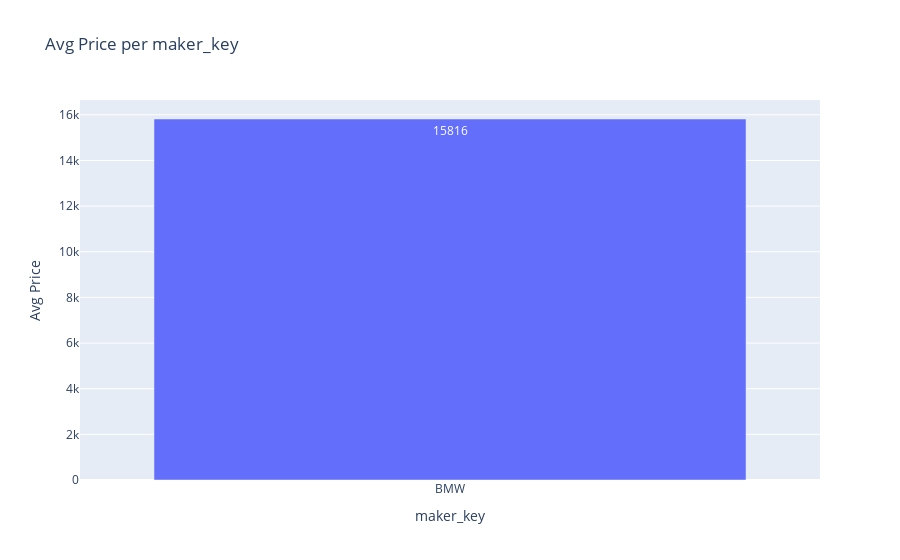
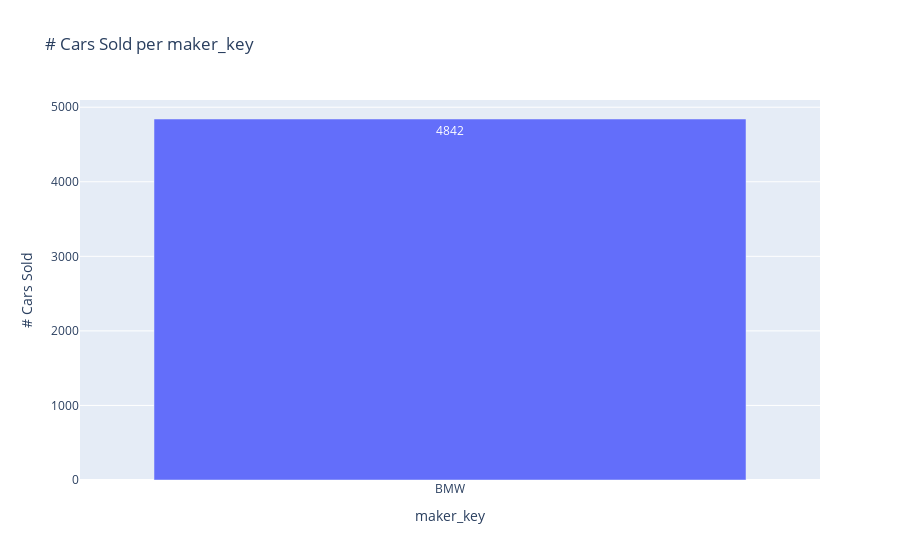
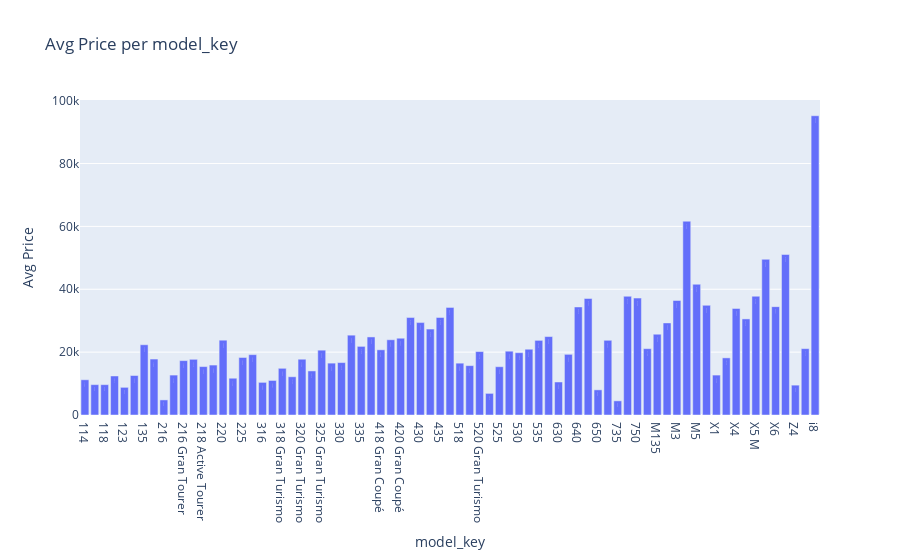
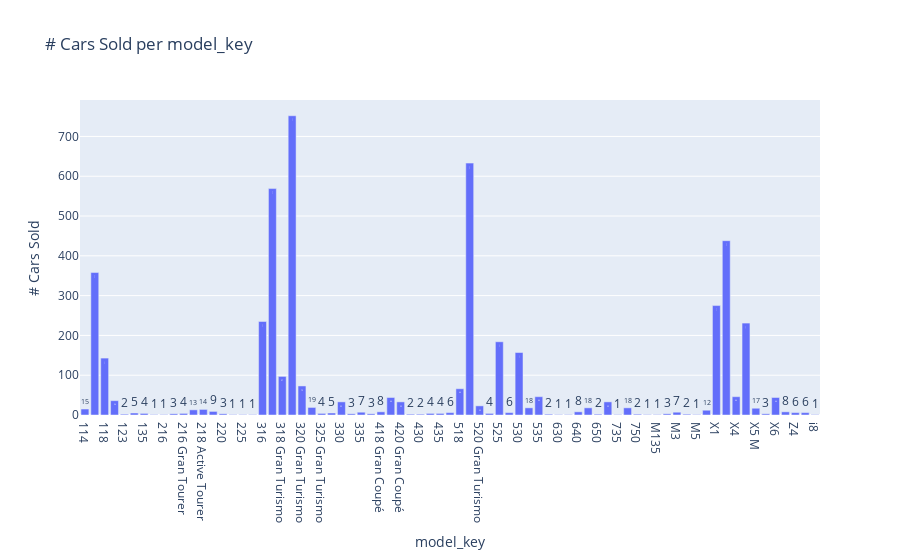

The notebook cell these images were saved under, in order:
### Markdown cell above
Plot aggregated data

### Code cell
def aggregate_data(dataframe, column, aggregation):
    if aggregation == 'count':
        dataframe_agg = dataframe.groupby(dataframe[column]).size().reset_index(name='count')
        dataframe_agg = dataframe_agg.sort_values(by = column)
    else:        
        dataframe_agg = dataframe.groupby(dataframe[column]).agg({'price':aggregation}).reset_index()
        dataframe_agg = dataframe_agg.sort_values(by = column)
    return dataframe_agg

def plot_data(df, x, y):
    if y == 'count':
        fig = px.bar(df, x=x, y='count', title=f'# Cars Sold per {x}')
        fig.update_traces(texttemplate='%{y}')
        fig.update_layout(
            xaxis_title=x,
            yaxis_title='# Cars Sold',
            hovermode='x'
        )
        fig.show()

    else:
        fig = px.bar(df, x=x, y='price', title=f'Avg Price per {x}')
        fig.update_traces(texttemplate='%{y:.0f}')
        fig.update_layout(
            xaxis_title=x,
            yaxis_title='Avg Price',
            hovermode='x'
        )
        fig.show()


dataframe['registration_year'] = pd.to_datetime(dataframe['registration_date']).dt.year
columns_to_analyze = ['maker_key', 'model_key', 'mileage_range', 'engine_power_range', 'registration_year', 'fuel', 'paint_color', 'car_type', 'sold_at']
for column in columns_to_analyze:
    df_mean = aggregate_data(dataframe, column, 'mean')
    plot_data(df_mean, column, 'price')

    df_count = aggregate_data(dataframe, column, 'count')
    plot_data(df_count, column, 'count')

### Figure 1 — Plotly figure (JSON) as saved in the notebook; plotly's stock layout.template omitted (floating-point values rounded to 4 significant figures)
{"data": [{"alignmentgroup": "True", "hovertemplate": "maker_key=%{x}<br>price=%{y}<extra></extra>", "legendgroup": "", "marker": {"color": "#636efa", "pattern": {"shape": ""}}, "name": "", "offsetgroup": "", "orientation": "v", "showlegend": false, "textposition": "auto", "texttemplate": "%{y:.0f}", "type": "bar", "x": ["BMW"], "xaxis": "x", "y": [15820.0], "yaxis": "y"}], "layout": {"barmode": "relative", "hovermode": "x", "legend": {"tracegroupgap": 0}, "title": {"text": "Avg Price per maker_key"}, "xaxis": {"anchor": "y", "domain": [0, 1], "title": {"text": "maker_key"}}, "yaxis": {"anchor": "x", "domain": [0, 1], "title": {"text": "Avg Price"}}}}

### Figure 2 — Plotly figure (JSON) as saved in the notebook; plotly's stock layout.template omitted (floating-point values rounded to 4 significant figures)
{"data": [{"alignmentgroup": "True", "hovertemplate": "maker_key=%{x}<br>count=%{y}<extra></extra>", "legendgroup": "", "marker": {"color": "#636efa", "pattern": {"shape": ""}}, "name": "", "offsetgroup": "", "orientation": "v", "showlegend": false, "textposition": "auto", "texttemplate": "%{y}", "type": "bar", "x": ["BMW"], "xaxis": "x", "y": [4842], "yaxis": "y"}], "layout": {"barmode": "relative", "hovermode": "x", "legend": {"tracegroupgap": 0}, "title": {"text": "# Cars Sold per maker_key"}, "xaxis": {"anchor": "y", "domain": [0, 1], "title": {"text": "maker_key"}}, "yaxis": {"anchor": "x", "domain": [0, 1], "title": {"text": "# Cars Sold"}}}}

### Figure 3 — Plotly figure (JSON) as saved in the notebook; plotly's stock layout.template omitted (floating-point values rounded to 4 significant figures)
{"data": [{"alignmentgroup": "True", "hovertemplate": "model_key=%{x}<br>price=%{y}<extra></extra>", "legendgroup": "", "marker": {"color": "#636efa", "pattern": {"shape": ""}}, "name": "", "offsetgroup": "", "orientation": "v", "showlegend": false, "textposition": "auto", "texttemplate": "%{y:.0f}", "type": "bar", "x": ["114", "116", "118", "120", "123", "125", "135", "214 Gran Tourer", "216", "216 Active Tourer", "216 Gran Tourer", "218", "218 Active Tourer", "218 Gran Tourer", "220", "220 Active Tourer", "225", "225 Active Tourer", "316", "318", "318 Gran Turismo", "320", "320 Gran Turismo", "325", "325 Gran Turismo", "328", "330", "330 Gran Turismo", "335", "335 Gran Turismo", "418 Gran Coupé", "420", "420 Gran Coupé", "425", "430", "430 Gran Coupé", "435", "435 Gran Coupé", "518", "520", "520 Gran Turismo", "523", "525", "528", "530", "530 Gran Turismo", "535", "535 Gran Turismo", "630", "635", "640", "640 Gran Coupé", "650", "730", "735", "740", "750", "ActiveHybrid 5", "M135", "M235", "M3", "M4", "M5", "M550", "X1", "X3", "X4", "X5", "X5 M", "X5 M50", "X6", "X6 M", "Z4", "i3", "i8"], "xaxis": "x", "y": [11210.0, 9654.0, 9648.0, 12420.0, 8800, 12560, 22350, 17800, 4800, 12700, 17300, 17720.0, 15400, 15890.0, 23800, 11700, 18300, 19200, 10380.0, 10990.0, 14850.0, 12160.0, 17750.0, 14020.0, 20625, 16500, 16670.0, 25400, 21830.0, 24830.0, 20740.0, 23930.0, 24430.0, 31000, 29400, 27325, 31025, 34220.0, 16490.0, 15710.0, 20180.0, 6875, 15360.0, 20300, 19830.0, 20930.0, 23750.0, 24950, 10500, 19300, 34375, 37070.0, 8000, 23770.0, 4500, 37770.0, 37200, 21100, 25700, 29300, 36430.0, 61650, 41600, 34900, 12700, 18180.0, 33900.0, 30570.0, 37790.0, 49530.0, 34460.0, 51050, 9500, 21120.0, 95200], "yaxis": "y"}], "layout": {"barmode": "relative", "hovermode": "x", "legend": {"tracegroupgap": 0}, "title": {"text": "Avg Price per model_key"}, "xaxis": {"anchor": "y", "domain": [0, 1], "title": {"text": "model_key"}}, "yaxis": {"anchor": "x", "domain": [0, 1], "title": {"text": "Avg Price"}}}}

### Figure 4 — Plotly figure (JSON) as saved in the notebook; plotly's stock layout.template omitted (floating-point values rounded to 4 significant figures)
{"data": [{"alignmentgroup": "True", "hovertemplate": "model_key=%{x}<br>count=%{y}<extra></extra>", "legendgroup": "", "marker": {"color": "#636efa", "pattern": {"shape": ""}}, "name": "", "offsetgroup": "", "orientation": "v", "showlegend": false, "textposition": "auto", "texttemplate": "%{y}", "type": "bar", "x": ["114", "116", "118", "120", "123", "125", "135", "214 Gran Tourer", "216", "216 Active Tourer", "216 Gran Tourer", "218", "218 Active Tourer", "218 Gran Tourer", "220", "220 Active Tourer", "225", "225 Active Tourer", "316", "318", "318 Gran Turismo", "320", "320 Gran Turismo", "325", "325 Gran Turismo", "328", "330", "330 Gran Turismo", "335", "335 Gran Turismo", "418 Gran Coupé", "420", "420 Gran Coupé", "425", "430", "430 Gran Coupé", "435", "435 Gran Coupé", "518", "520", "520 Gran Turismo", "523", "525", "528", "530", "530 Gran Turismo", "535", "535 Gran Turismo", "630", "635", "640", "640 Gran Coupé", "650", "730", "735", "740", "750", "ActiveHybrid 5", "M135", "M235", "M3", "M4", "M5", "M550", "X1", "X3", "X4", "X5", "X5 M", "X5 M50", "X6", "X6 M", "Z4", "i3", "i8"], "xaxis": "x", "y": [15, 358, 143, 36, 2, 5, 4, 1, 1, 3, 4, 13, 14, 9, 3, 1, 1, 1, 235, 569, 97, 752, 73, 19, 4, 5, 33, 3, 7, 3, 8, 44, 33, 2, 2, 4, 4, 6, 66, 633, 23, 4, 184, 6, 157, 18, 46, 2, 1, 1, 8, 18, 2, 33, 1, 18, 2, 1, 1, 3, 7, 2, 1, 12, 275, 438, 46, 231, 17, 3, 44, 8, 6, 6, 1], "yaxis": "y"}], "layout": {"barmode": "relative", "hovermode": "x", "legend": {"tracegroupgap": 0}, "title": {"text": "# Cars Sold per model_key"}, "xaxis": {"anchor": "y", "domain": [0, 1], "title": {"text": "model_key"}}, "yaxis": {"anchor": "x", "domain": [0, 1], "title": {"text": "# Cars Sold"}}}}
